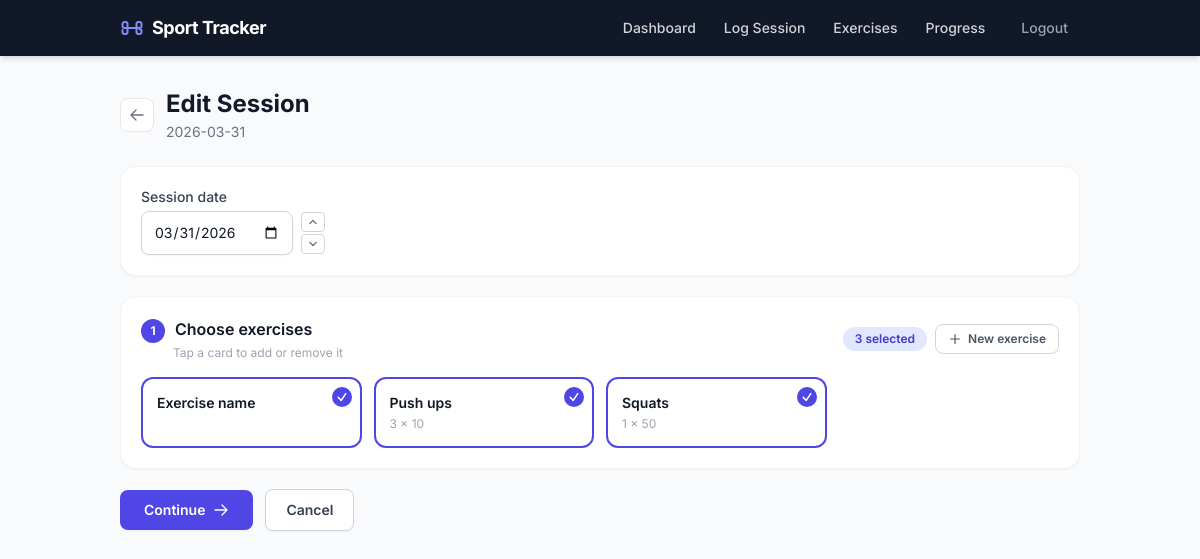
The page /sessions/3/edit (signed in) on the database its author committed.
### tables this page shows
CREATE TABLE exercises (
  id INTEGER PRIMARY KEY AUTOINCREMENT,
  user_id INTEGER NOT NULL,
  name TEXT NOT NULL,
  default_sets INTEGER,
  default_reps INTEGER,
  created_at TEXT NOT NULL DEFAULT CURRENT_TIMESTAMP,
  UNIQUE(user_id, name),
  FOREIGN KEY (user_id) REFERENCES users(id) ON DELETE CASCADE
);

### app/routes.py (the view, shortened to what this page needs)
@bp.route("/sessions/<int:session_id>/edit", methods=("GET", "POST"))
@login_required
def edit_session_view(session_id):
    user_id = g.user["id"]
    sess = get_session_for_user(session_id, user_id)
    if sess is None:
        abort(404)
    exercises_list = get_exercises_for_user(user_id)
    existing = get_session_detail_for_edit(session_id)
    def _render():
        return render_template(
            "session_edit.html",
            session=sess,
            exercises=exercises_list,
            existing=existing,
        )
    return _render()

### app/auth/__init__.py (called while the page is built)
def generate_csrf_token() -> str:
    token = session.get("csrf_token")
    if token is None:
        token = secrets.token_urlsafe(32)
        session["csrf_token"] = token
    return token

def login_required(view):
    @wraps(view)
    def wrapped_view(*args, **kwargs):
        if g.user is None:
            return redirect(url_for("auth.login"))
        return view(*args, **kwargs)
    return wrapped_view

@bp.before_app_request
def load_logged_in_user():
    from app.db import get_db  # local import to avoid circular deps at module load
    user_id = session.get("user_id")
    if user_id is None:
        g.user = None
        return
    g.user = get_db().execute(
        "SELECT * FROM users WHERE id = ?", (user_id,)
    ).fetchone()

@bp.before_app_request
def validate_csrf_token():
    if request.method in {"POST", "PUT", "PATCH", "DELETE"}:
        session_token = session.get("csrf_token")
        form_token = request.form.get("csrf_token")
        if session_token is None or form_token is None:
            abort(400)
        if not secrets.compare_digest(session_token, form_token):
            abort(400)

@bp.app_context_processor
def inject_csrf_token():
    return {"csrf_token": generate_csrf_token()}

### app/db.py (called while the page is built)
def get_db():
    if "db" not in g:
        database_path = Path(current_app.config["DATABASE"])
        database_path.parent.mkdir(parents=True, exist_ok=True)
        conn = sqlite3.connect(database_path)
        conn.row_factory = sqlite3.Row
        conn.execute("PRAGMA foreign_keys = ON;")
        g.db = conn
    return g.db

### app/tracker/sessions/queries.py (called while the page is built)
def get_exercises_for_user(user_id: int):
    return get_db().execute(
        "SELECT id, name, default_sets, default_reps FROM exercises WHERE user_id = ? ORDER BY name",
        (user_id,),
    ).fetchall()

def get_session_for_user(session_id: int, user_id: int):
    return get_db().execute(
        "SELECT id, session_date FROM sessions WHERE id = ? AND user_id = ?",
        (session_id, user_id),
    ).fetchone()

### app/templates/session_edit.html (shortened to what this page needs)
{% extends 'base.html' %}
{% block content %}
<div class="mb-6 flex items-center gap-3">
  <a href="{{ url_for('routes.session_detail', session_id=session['id']) }}"
     class="inline-flex items-center justify-center rounded-lg border border-gray-200 bg-white p-2 text-gray-500 hover:bg-gray-50 transition">
    <svg class="w-4 h-4" fill="none" viewBox="0 0 24 24" stroke="currentColor" stroke-width="2">
      <path stroke-linecap="round" stroke-linejoin="round" d="M10.5 19.5L3 12m0 0l7.5-7.5M3 12h18"/>
    </svg>
  </a>
  <div>
    <h1 class="text-2xl font-bold text-gray-900">Edit Session</h1>
    <p class="text-sm text-gray-500 mt-0.5">{{ session['session_date'] }}</p>
  </div>
</div>
<form method="post" id="session-form" novalidate>
  <div id="step-1">
    <div class="rounded-2xl bg-white border border-gray-100 shadow-sm p-5 mb-5">
      <label for="session-date" class="block text-sm font-medium text-gray-700 mb-1">Session date</label>
      <div class="inline-flex items-center gap-2">
        <input id="session-date" type="date" name="session_date"
               value="{{ request.form.get('session_date', session['session_date']) }}"
               class="rounded-lg border border-gray-300 bg-white px-3 py-2.5 text-sm
                      text-gray-900 shadow-sm focus:border-indigo-500 focus:outline-none
                      focus:ring-2 focus:ring-indigo-200 transition">
        <div class="flex flex-col gap-0.5">
          <button type="button" id="date-up"
                  class="flex items-center justify-center w-6 h-5 rounded border border-gray-300 bg-white
                         text-gray-500 hover:bg-gray-50 hover:text-gray-800 transition active:scale-95"
                  aria-label="Next day">
            <svg class="w-2.5 h-2.5" fill="none" viewBox="0 0 24 24" stroke="currentColor" stroke-width="3">
              <path stroke-linecap="round" stroke-linejoin="round" d="M4.5 15.75l7.5-7.5 7.5 7.5"/>
            </svg>
          </button>
          <button type="button" id="date-down"
                  class="flex items-center justify-center w-6 h-5 rounded border border-gray-300 bg-white
                         text-gray-500 hover:bg-gray-50 hover:text-gray-800 transition active:scale-95"
                  aria-label="Previous day">
            <svg class="w-2.5 h-2.5" fill="none" viewBox="0 0 24 24" stroke="currentColor" stroke-width="3">
              <path stroke-linecap="round" stroke-linejoin="round" d="M19.5 8.25l-7.5 7.5-7.5-7.5"/>
            </svg>
          </button>
        </div>
      </div>
    </div>
    <div class="rounded-2xl bg-white border border-gray-100 shadow-sm p-5 mb-5">
      <div class="flex items-center justify-between mb-4">
        <div>
          <h2 class="text-base font-semibold text-gray-900">
            <span class="inline-flex items-center justify-center w-6 h-6 rounded-full bg-indigo-600 text-white text-xs font-bold mr-1.5">1</span>
            Choose exercises
          </h2>
          <p class="text-xs text-gray-400 mt-0.5 ml-8">Tap a card to add or remove it</p>
        </div>
        <div class="flex items-center gap-2">
          <span id="selected-count"
                class="inline-flex items-center rounded-full bg-gray-100 px-3 py-1 text-xs font-semibold text-gray-500 transition-all">
          </span>
          <a href="{{ url_for('routes.exercises') }}"
             class="inline-flex items-center gap-1.5 rounded-lg border border-gray-300 bg-white px-3 py-1.5
                    text-xs font-semibold text-gray-600 hover:bg-gray-50 transition active:scale-95">
            <svg class="w-3.5 h-3.5" fill="none" viewBox="0 0 24 24" stroke="currentColor" stroke-width="2">
              <path stroke-linecap="round" stroke-linejoin="round" d="M12 4.5v15m7.5-7.5h-15"/>
            </svg>
            New exercise
          </a>
        </div>
      </div>
      <div class="grid grid-cols-2 gap-3 sm:grid-cols-3 lg:grid-cols-4">
        {% for e in exercises %}
          <button type="button"
                  class="exercise-card relative flex flex-col items-start gap-1 rounded-xl border-2
                         border-gray-200 bg-white p-3.5 text-left transition-all duration-150
                         hover:border-indigo-400 hover:shadow-sm focus:outline-none focus:ring-2 focus:ring-indigo-300"
                  data-exercise-id="{{ e['id'] }}"
                  data-exercise-name="{{ e['name'] }}"
                  data-default-sets="{{ e['default_sets'] or '' }}"
                  data-default-reps="{{ e['default_reps'] or '' }}">
            <span class="card-check absolute top-2 right-2 hidden h-5 w-5 items-center
                         justify-center rounded-full bg-indigo-600 text-white">
              <svg class="w-3 h-3" fill="none" viewBox="0 0 24 24" stroke="currentColor" stroke-width="3">
                <path stroke-linecap="round" stroke-linejoin="round" d="M4.5 12.75l6 6 9-13.5"/>
              </svg>
            </span>
            <p class="pr-6 text-sm font-semibold text-gray-900 leading-snug">{{ e['name'] }}</p>
            {% if e['default_sets'] or e['default_reps'] %}
              <p class="text-xs text-gray-400">{{ e['default_sets'] or '–' }} × {{ e['default_reps'] or '–' }}</p>
            {% endif %}
          </button>
        {% endfor %}
      </div>
    </div>
    <div class="flex items-center gap-3">
      <button type="button" id="btn-continue"
              class="inline-flex items-center gap-2 rounded-lg bg-indigo-600 px-6 py-2.5 text-sm font-semibold
                     text-white shadow-sm hover:bg-indigo-700 transition active:scale-95">
        Continue
        <svg class="w-4 h-4" fill="none" viewBox="0 0 24 24" stroke="currentColor" stroke-width="2">
          <path stroke-linecap="round" stroke-linejoin="round" d="M13.5 4.5L21 12m0 0l-7.5 7.5M21 12H3"/>
        </svg>
      </button>
      <a href="{{ url_for('routes.session_detail', session_id=session['id']) }}"
         class="inline-flex items-center gap-2 rounded-lg border border-gray-300 bg-white px-5 py-2.5
                text-sm font-semibold text-gray-700 shadow-sm hover:bg-gray-50 transition active:scale-95">
        Cancel
      </a>
    </div>
  </div>
</form>
{% endblock %}

### rows shown on the page
exercises: name "Exercise name"
exercises: name "Push ups", default_sets "3", default_reps "10"
exercises: name "Squats", default_sets "1", default_reps "50"

### other values the page prints
{{ session['session_date'] }} "2026-03-31"
